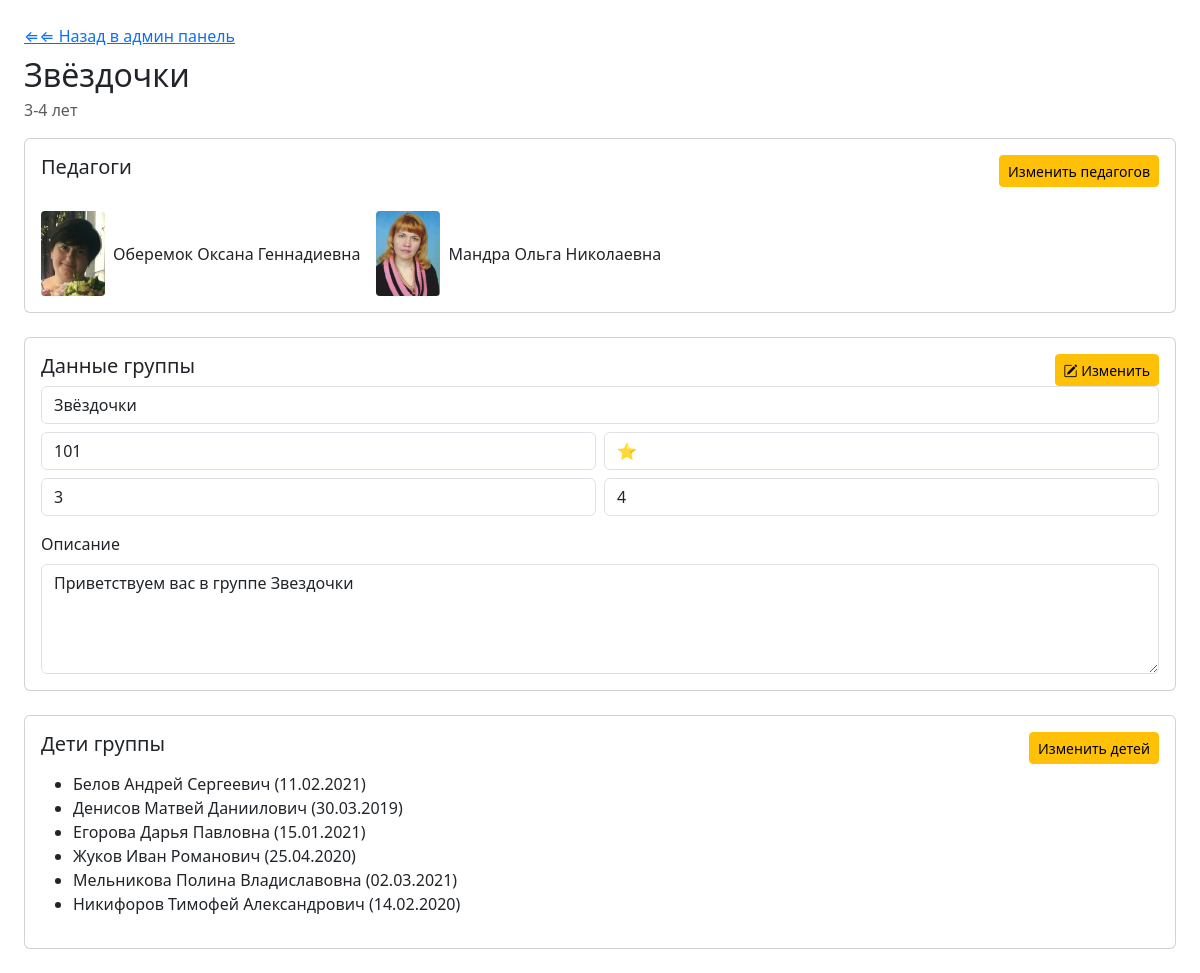
The app's page /admin/groups/edit.php?id=1 (signed in) with its own data.
### tables this page shows
CREATE TABLE `groups` (
  `id` int(11) NOT NULL,
  `name` varchar(100) NOT NULL,
  `icon` varchar(50) DEFAULT '?️',
  `room_number` varchar(10) DEFAULT NULL,
  `age_from` tinyint(4) DEFAULT NULL,
  `age_to` tinyint(4) DEFAULT NULL,
  `description` text
);

CREATE TABLE `staff` (
  `id` int(11) NOT NULL,
  `full_name` varchar(120) NOT NULL,
  `position` varchar(80) NOT NULL,
  `hire_date` date NOT NULL,
  `fire_date` date DEFAULT NULL,
  `photo_url` varchar(255) DEFAULT NULL
);

CREATE TABLE `kids` (
  `id` int(11) NOT NULL,
  `full_name` varchar(120) NOT NULL,
  `birth_date` date NOT NULL,
  `medical_note` text
);

### admin/groups/edit.php (the view, shortened to what this page needs)
<?php
require_once __DIR__.'/../../config.php';
$id=(int)($_GET['id']??0);
$grp=$pdo->prepare("SELECT * FROM groups WHERE id=?");$grp->execute([$id]);$grp=$grp->fetch();
$teachers=$pdo->prepare("SELECT s.id,s.full_name,s.photo_url FROM staff s JOIN group_staff gs ON gs.staff_id=s.id WHERE gs.group_id=?");
$teachers->execute([$id]);$teachers=$teachers->fetchAll(PDO::FETCH_ASSOC);
$kids=$pdo->prepare("SELECT k.id,k.full_name,k.birth_date FROM kids k JOIN group_kid_history gkh ON gkh.kid_id=k.id WHERE gkh.group_id=? AND gkh.to_date IS NULL");
$kids->execute([$id]);$kids=$kids->fetchAll(PDO::FETCH_ASSOC);
?>
<!doctype html><html lang="ru"><head>
<link href="https://cdn.jsdelivr.net/npm/bootstrap@5.3.3/dist/css/bootstrap.min.css" rel="stylesheet">
<link rel="stylesheet" href="https://cdn.jsdelivr.net/npm/bootstrap-icons@1.11.1/font/bootstrap-icons.css">
</head><body class="p-4">
<a href="../index.php?section=groups" class="d-block mb-2">&lArr;&lArr; Назад в админ панель</a>
<h2 class="mb-1"><?=htmlspecialchars($grp['name'])?></h2>
<p class="text-muted"><?=$grp['age_from']?>‑<?=$grp['age_to']?> лет</p>
<form method="post"><input type="hidden" name="mode" value="teachers">
<div class="card p-3 mb-4">
  <div class="d-flex justify-content-between">
     <h5>Педагоги</h5>
     <button type="button" id="teachEditBtn" class="btn btn-warning btn-sm">Изменить педагогов</button>
  </div>
  <div id="teachView" class="row g-3 mt-2">
     <?php foreach($teachers as $t): ?>
       <div class="col-auto d-flex align-items-center">
         <img src="/<?=htmlspecialchars($t['photo_url']?:'uploads/photos/placeholder.jpg')?>" class="photo me-2">
         <span><?=htmlspecialchars($t['full_name'])?></span>
       </div>
     <?php endforeach;?>
  </div>
</div>
</form>
<form method="post" id="groupForm"><input type="hidden" name="mode" value="group">
<div class="card p-3 mb-4">
  <div class="d-flex justify-content-between">
     <h5>Данные группы</h5>
     <button type="button" id="groupEditBtn" class="btn btn-warning btn-sm"><i class="bi bi-pencil-square"></i> Изменить</button>
  </div>
  <?php
   function fld($name,$val,$type='text',$extra=''){
      echo "<input type='$type' name='{$name}_visible' value='".htmlspecialchars($val)."' class='form-control mb-2' readonly $extra>";
   }
  ?>
  <?php fld('g_name',$grp['name']);?>
  <div class="row g-2">
    <div class="col-md"><?php fld('g_room',$grp['room_number']);?></div>
    <div class="col-md"><?php fld('g_icon',$grp['icon']);?></div>
  </div>
  <div class="row g-2">
    <div class="col-md"><?php fld('g_from',$grp['age_from'],'number');?></div>
    <div class="col-md"><?php fld('g_to',$grp['age_to'],'number');?></div>
  </div>
  <label class="form-label mt-2">Описание</label>
  <textarea name="g_descr_visible" class="form-control" rows="4" readonly><?=htmlspecialchars($grp['description'])?></textarea>
</div>
</form>
<form method="post" id="kidsForm"><input type="hidden" name="mode" value="kids">
<div class="card p-3">
  <div class="d-flex justify-content-between">
     <h5>Дети группы</h5>
     <button type="button" id="kidsEditBtn" class="btn btn-warning btn-sm">Изменить детей</button>
  </div>
  <ul id="kidList" class="mt-2">
    <?php foreach($kids as $k): ?>
      <li data-id="<?=$k['id']?>"><?=htmlspecialchars($k['full_name'])?> (<?=date('d.m.Y',strtotime($k['birth_date']))?>)</li>
    <?php endforeach;?>
  </ul>
</div>
</form>
</body></html>

### admin/groups/edit.php (style rules this page uses)
.photo { width:64px;height:85px;object-fit:cover;border-radius:.25rem }

### records on screen
groups: name "Звёздочки", age_from "3", age_to "4", room_number "101", icon "⭐", g_descr_visible "Приветствуем вас в группе Звездочки"
staff: photo_url (picture), full_name "Оберемок Оксана Геннадиевна"
staff: photo_url (picture), full_name "Мандра Ольга Николаевна"
kids: full_name "Белов Андрей Сергеевич", birth_date "11.02.2021"
kids: full_name "Денисов Матвей Даниилович", birth_date "30.03.2019"
kids: full_name "Егорова Дарья Павловна", birth_date "15.01.2021"
kids: full_name "Жуков Иван Романович", birth_date "25.04.2020"
kids: full_name "Мельникова Полина Владиславовна", birth_date "02.03.2021"
kids: full_name "Никифоров Тимофей Александрович", birth_date "14.02.2020"
